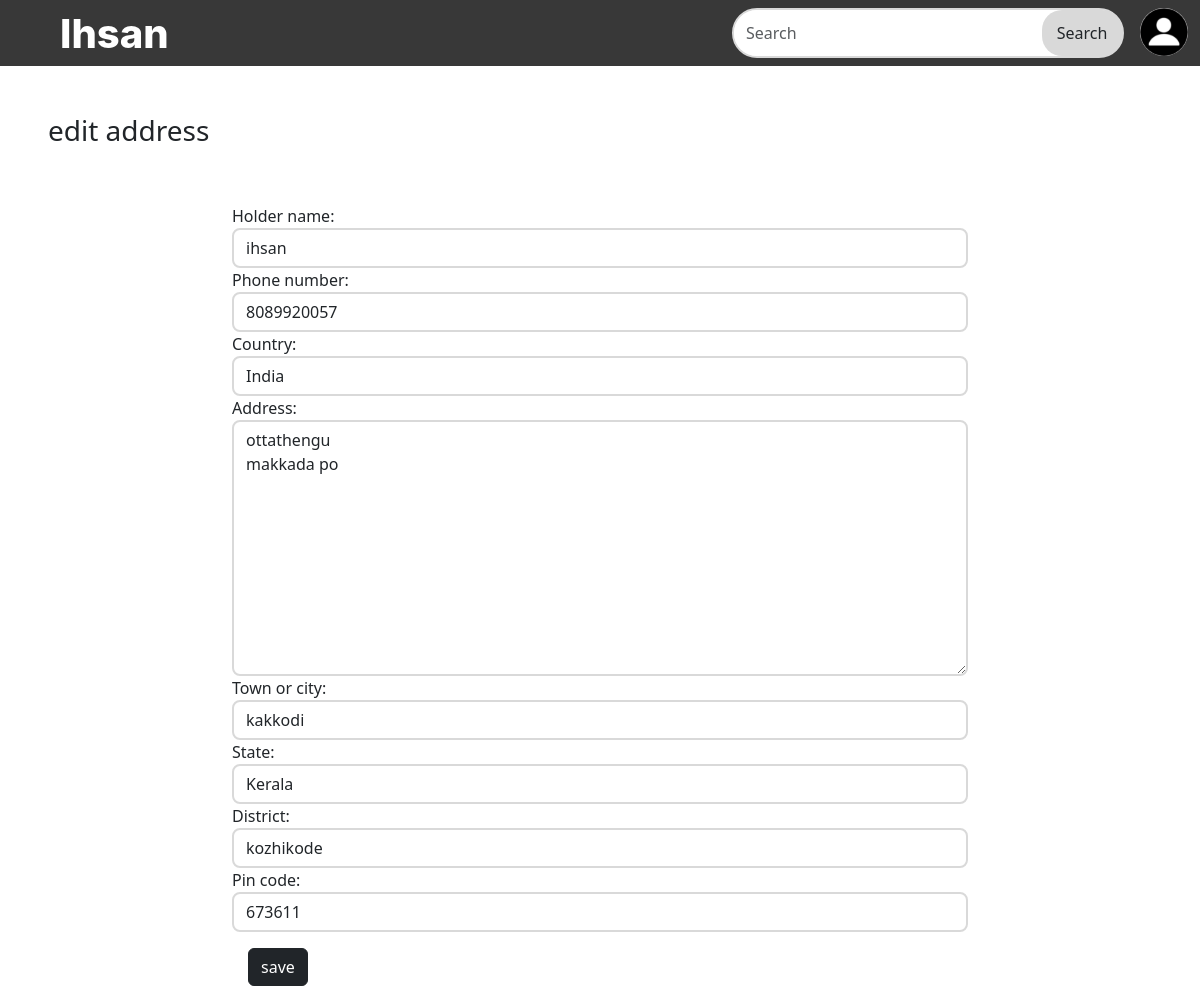
The page /user/address/1/edit (signed in) on the database its author committed.
### user_app/models.py (models this page shows, shortened)
class Address(models.Model):
    user=models.ForeignKey(UserModel,on_delete=models.CASCADE,null=False)
    holder_name=models.CharField(max_length=20, validators=[MinLengthValidator(4)],null=False)
    phone_number=models.IntegerField(null=False)
    country=models.CharField(max_length=25,null=False)
    address=models.TextField(null=False)
    town_or_city=models.CharField(max_length=25,null=False)
    state=models.CharField(max_length=25,null=False)
    district=models.CharField(max_length=25,null=False)
    pin_code=models.IntegerField(null=False)
    class Meta:
         unique_together = ['user','holder_name','phone_number','country','address','pin_code','town_or_city','state','district']

### user_app/views.py (the view, shortened to what this page needs)
# urls.py: path('user/address/<id>/edit',views.edit_address,name='edit_address'),
@cache_control(no_cache=True, must_revalidate=True, no_store=True)
@login_required(login_url='/user/login')
def edit_address(request,id):
    try:
        address= Address.objects.get(id=id)
    except:
        return redirect('user/address')
    form=AddressForm(instance=address)
    return render(request,'user/edit_address.html',{'form':form})

### user_app/forms.py (shortened to what this page needs)
class AddressForm(forms.ModelForm):
    class Meta:
        model=Address
        exclude=['user']
        unique_together = ['user','holder_name','phone_number','country','address','pin_code','town_or_city','state','district']
    def __init__(self, *args, **kwargs):
        super().__init__(*args, **kwargs)
        for field in self.fields:
            self.fields[field].widget.attrs.update({'class':"form-control" ,'style':"border-radius: 8px;border: 2px solid #D9D9D9;"})
        self.fields['phone_number'].validators=[self.phone_number_validator]

### user_app/context_processors.py (called while the page is built)
def user_model(request):
    try:
        return {'user_model':UserModel.objects.filter(block=False).get(id=request.user.pk)}
    except:
        return {}

### template/user/edit_address.html (shortened to what this page needs)
{%extends 'base.html' %}
{%block 'head'%}
{%load static%}
<link rel="stylesheet" href="https://unpkg.com/@trevoreyre/autocomplete-js/dist/style.css" />
{%endblock%}
{%block 'body'%}
    {%include 'user/header.html'%}
    <div class="d-flex justify-content-between m-5">
        <h3> edit address</h3>
        </div>
        <div class=" m-5  d-flex justify-content-center">
            <form method="post" class="col-8">
        {{form}}
        <button type="submit" class="btn btn-dark m-3">save</button>
    </form>
      </div>
{%endblock%}

### rows shown on the page
Address: holder_name "ihsan", phone_number "8089920057", country "India", address "ottathengu makkada po", town_or_city "kakkodi", state "Kerala", district "kozhikode", pin_code "673611"
